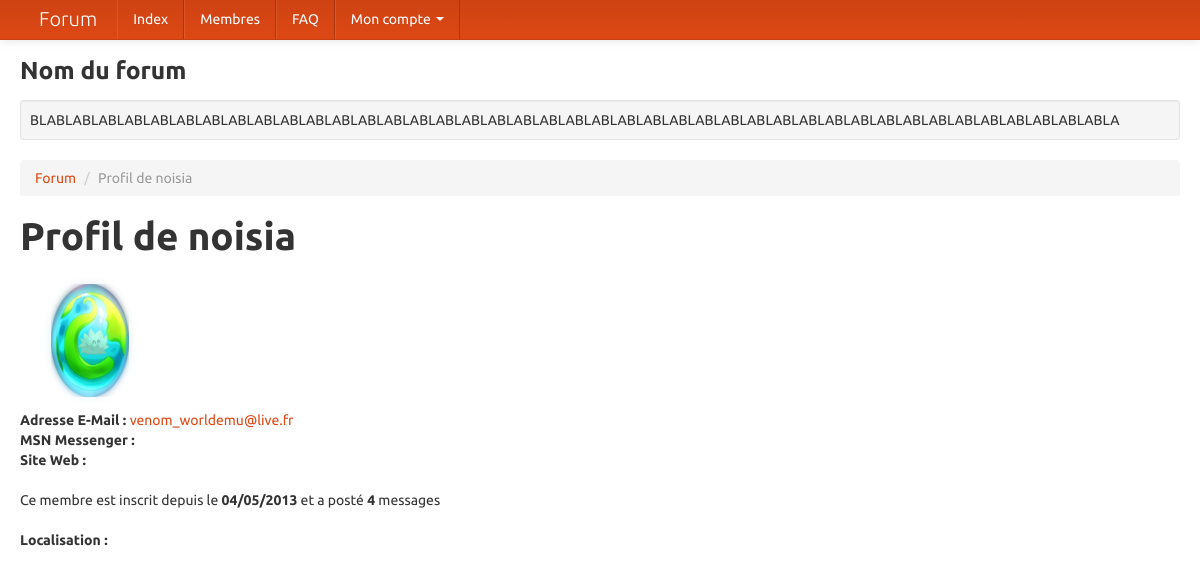
/voirprofil.php?m=2&action=consulter, run on the app's committed database.
### tables this page shows
CREATE TABLE `forum_membres` (
  `membre_id` int(11) NOT NULL AUTO_INCREMENT,
  `membre_pseudo` varchar(30) NOT NULL,
  `membre_mdp` varchar(32) NOT NULL,
  `membre_email` varchar(250) NOT NULL,
  `membre_msn` varchar(250) NOT NULL,
  `membre_siteweb` varchar(100) NOT NULL,
  `membre_avatar` varchar(100) NOT NULL,
  `membre_signature` varchar(200) NOT NULL,
  `membre_localisation` varchar(100) NOT NULL,
  `membre_inscrit` int(11) NOT NULL,
  `membre_derniere_visite` int(11) NOT NULL,
  `membre_rang` tinyint(4) DEFAULT '2',
  `membre_post` int(11) NOT NULL,
  PRIMARY KEY (`membre_id`)
);

### voirprofil.php (the view, shortened to what this page needs)
<?php
include("includes/identifiants.php");
include("includes/debut.php");
include("includes/menu.php");
$action = isset($_GET['action'])?htmlspecialchars($_GET['action']):'consulter';
$membre = isset($_GET['m'])?(int) $_GET['m']:'';
switch($action)
{
    case "consulter":
       $query=$db->prepare('SELECT membre_pseudo, membre_avatar,
       membre_email, membre_msn, membre_signature, membre_siteweb, membre_post,
       membre_inscrit, membre_localisation
       FROM forum_membres WHERE membre_id=:membre');
       $query->bindValue(':membre',$membre, PDO::PARAM_INT);
       $query->execute();
       $data=$query->fetch();
	   echo '<ul class="breadcrumb">
			<li><a href="./index.php">Forum</a> <span class="divider">/</span></li>
			<li class="active">Profil de '.stripslashes($data['membre_pseudo']).'</li>
		</ul>';
       echo'<h1>Profil de '.stripslashes($data['membre_pseudo']).'</h1>';
       echo'<img src="./images/avatars/'.$data['membre_avatar'].'"
       alt="Ce membre n a pas d avatar" />';
       echo'<p><strong>Adresse E-Mail : </strong>
       <a href="mailto:'.stripslashes($data['membre_email']).'">
       '.stripslashes(htmlspecialchars($data['membre_email'])).'</a><br />';
       echo'<strong>MSN Messenger : </strong>'.stripslashes(htmlspecialchars($data['membre_msn'])).'<br />';
       echo'<strong>Site Web : </strong>
       <a href="'.stripslashes($data['membre_siteweb']).'">'.stripslashes(htmlspecialchars($data['membre_siteweb'])).'</a>
       <br /><br />';
       echo'Ce membre est inscrit depuis le
       <strong>'.date('d/m/Y',$data['membre_inscrit']).'</strong>
       et a posté <strong>'.$data['membre_post'].'</strong> messages
       <br /><br />';
       echo'<strong>Localisation : </strong>'.stripslashes(htmlspecialchars($data['membre_localisation'])).'
       </p>';
       break;
}
?>
</div>
</body>
</html>
</html>

### data on the page
forum_membres: membre_pseudo "noisia", membre_avatar (picture), membre_email "venom_worldemu@live.fr", membre_inscrit "04/05/2013", membre_post "4"
